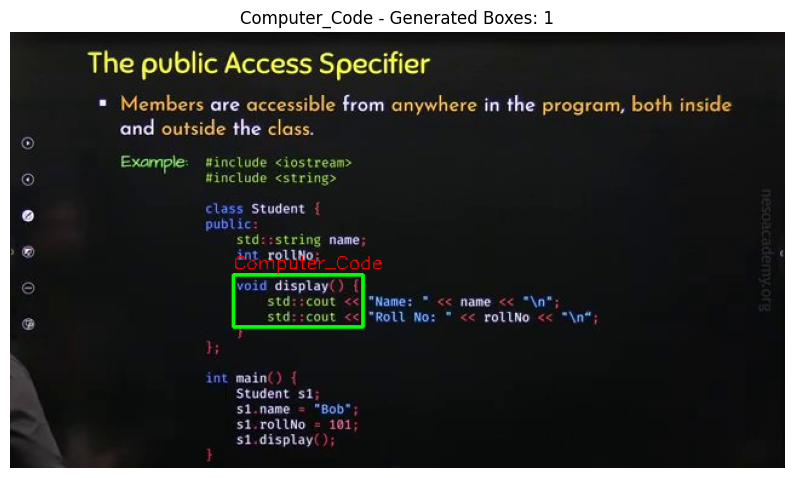
#> input picture data/annotations_detectron/visualizations/Computer_Code_1.png, 794 x 478 px
$ python -i pseudo_box_generator.py   (imports and definitions only)
#> lines starting #> are read from the running program, lines starting #| are printed output that depends on the picture; after the words box and inside, x2 and y2 are one past the last pixel; in counts of white or black regions, pixels touching at a corner belong together
import os
import json
import cv2
import numpy as np
from PIL import Image
from pathlib import Path
import argparse
from typing import List, Tuple, Dict, Optional
import torch
import warnings
# [1 line not run here, left out]

class PseudoBoxGenerator:
    """Optimized heuristic-based pseudo bounding box generator for lecture content"""

    def __init__(self, device: str = 'cpu'):
        """
        Initialize the pseudo box generator

        Args:
            device: 'cpu' or 'cuda' for face detection
        """
        self.device = device
        self.face_cascade = None
        self.text_detector = None
        self._init_detectors()

    def _init_detectors(self):
        """Initialize OpenCV detectors"""
        try:
            # Load face cascade for instructor detection
            cascade_path = cv2.data.haarcascades + 'haarcascade_frontalface_default.xml'
            if os.path.exists(cascade_path):
                self.face_cascade = cv2.CascadeClassifier(cascade_path)

            # Initialize text detector (MSER for equations)
            self.text_detector = cv2.MSER_create(
                _delta=5,
                _min_area=50,
                _max_area=20000,
                _max_variation=0.25
            )
        except Exception as e:
            print(f"Warning: Could not initialize detectors: {e}")

    # [73 lines left out: function detect_equations, not called in this run]

    def detect_diagrams(self, image: np.ndarray) -> List[List[int]]:
        """
        Detect diagram regions using edge detection and shape analysis

        Diagrams typically have:
        - Strong edges
        - Geometric shapes
        - Connected components
        """
        boxes = []

        try:
            if len(image.shape) == 3:
                gray = cv2.cvtColor(image, cv2.COLOR_RGB2GRAY)
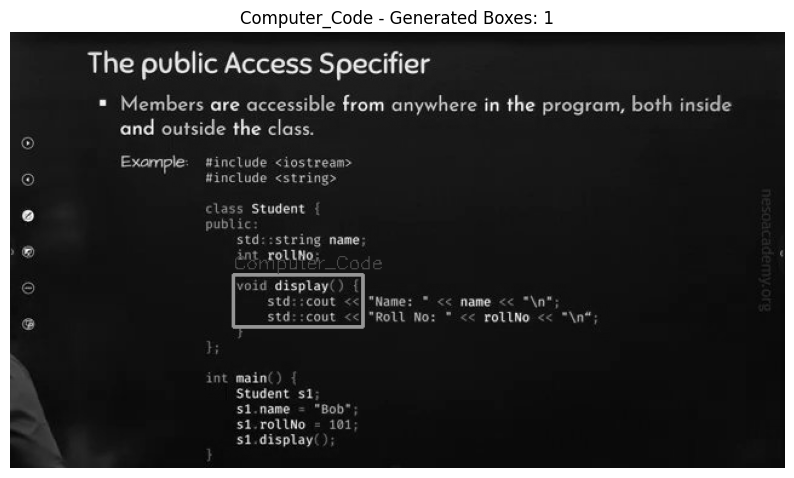
#> gray: shape (478, 794); min 0, max 255, mean 49.6
            else:
                gray = image

            # Edge detection
            edges = cv2.Canny(gray, 50, 150)
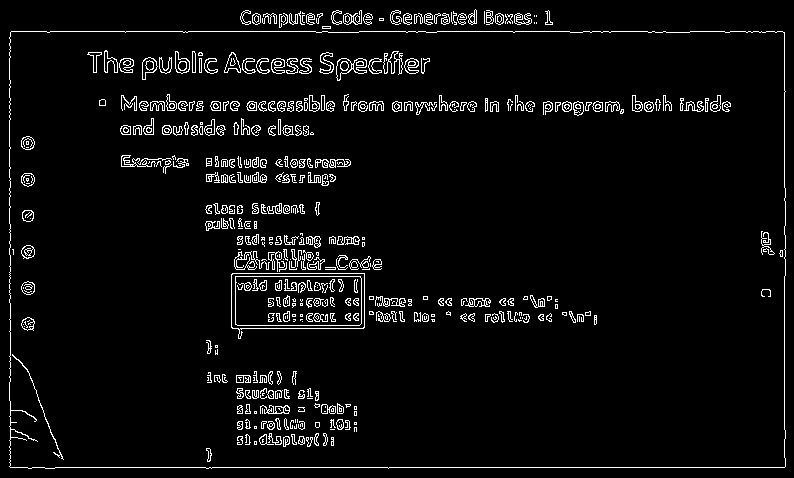
#> edges: shape (478, 794); 4.7% white in thin lines or dots

            # Dilate edges to connect nearby edges
            kernel = np.ones((3, 3), np.uint8)
            dilated = cv2.dilate(edges, kernel, iterations=2)
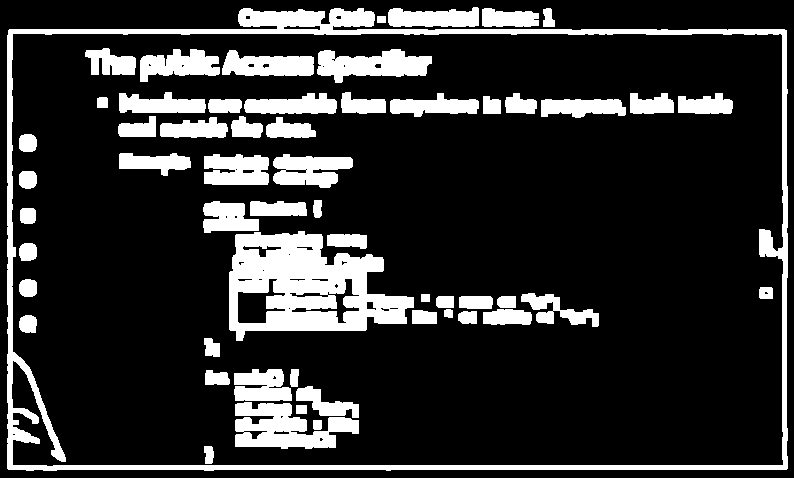
#> dilated: shape (478, 794); 18.1% white; 57 white regions

            # Find contours
            contours, _ = cv2.findContours(dilated, cv2.RETR_EXTERNAL,
                                          cv2.CHAIN_APPROX_SIMPLE)
#> contours = 5 contours; box (x1, y1, x2, y2) and area: (7, 8, 788, 471) 344892, (388, 7, 479, 27) 1358, (482, 8, 539, 27) 809, (543, 8, 555, 27) 150, (377, 16, 386, 23) 48

            for cnt in contours:
                area = cv2.contourArea(cnt)
                if area > 200:  # Minimum area for diagrams
                    x, y, w, h = cv2.boundingRect(cnt)

                    # Filter by shape complexity (diagrams often have complex shapes)
                    perimeter = cv2.arcLength(cnt, True)
                    if perimeter > 0:
                        circularity = 4 * np.pi * area / (perimeter * perimeter)
                        if circularity < 0.8:  # Not too circular
                            boxes.append([x, y, w, h])
#> this loop made 5 passes
#> (area, x, y, w, h, perimeter, circularity) on passes 3 to 5: (809, 482, 8, 57, 19, 158.3, 0.406), (344892, 7, 8, 781, 463, 2708.9, 0.591), (1358.5, 388, 7, 91, 20, 229.5, 0.324)
#> (cnt, area) on pass 1: ([[377, 16], [377, 22], [385, 22], [385, 16]], 48)
#> after the loop, boxes = [[482, 8, 57, 19], [7, 8, 781, 463], [388, 7, 91, 20]]

            # If no boxes found, look for color transitions
            if not boxes:
                boxes = self._detect_color_regions(image)

            # Merge overlapping boxes
            boxes = self._merge_overlapping_boxes(boxes, threshold=0.4)

            if not boxes:
                h, w = image.shape[:2]
                boxes = [[0, 0, w, h]]

        except Exception as e:
            print(f"Diagram detection failed: {e}")
            h, w = image.shape[:2]
            boxes = [[0, 0, w, h]]

        return boxes

    # [141 lines left out: functions detect_instructor, detect_code_snippets, _detect_color_regions, _detect_human_shaped_regions, not called in this run]

    def _calculate_iou(self, box1: List[int], box2: List[int]) -> float:
        """Calculate Intersection over Union for two boxes"""
        x1, y1, w1, h1 = box1
        x2, y2, w2, h2 = box2

        # Calculate coordinates
        x_left = max(x1, x2)
        y_top = max(y1, y2)
        x_right = min(x1 + w1, x2 + w2)
        y_bottom = min(y1 + h1, y2 + h2)

        if x_right < x_left or y_bottom < y_top:
            return 0.0

        intersection_area = (x_right - x_left) * (y_bottom - y_top)
        box1_area = w1 * h1
        box2_area = w2 * h2

        union_area = box1_area + box2_area - intersection_area

        return intersection_area / union_area if union_area > 0 else 0

    def _merge_overlapping_boxes(self, boxes: List[List[int]],
                                threshold: float = 0.3) -> List[List[int]]:
        """Merge overlapping boxes"""
#> called with threshold = 0.4
        if not boxes:
            return []

        boxes = sorted(boxes, key=lambda x: x[2]*x[3], reverse=True)
#> boxes = [[7, 8, 781, 463], [388, 7, 91, 20], [482, 8, 57, 19]]
        merged = []
        used = [False] * len(boxes)
#> used = [False, False, False]

        for i in range(len(boxes)):
            if used[i]:
                continue

            current = boxes[i]
            for j in range(i+1, len(boxes)):
                if used[j]:
                    continue

                if self._calculate_iou(current, boxes[j]) > threshold:
                    # Merge boxes
                    x1 = min(current[0], boxes[j][0])
                    y1 = min(current[1], boxes[j][1])
                    x2 = max(current[0] + current[2], boxes[j][0] + boxes[j][2])
                    y2 = max(current[1] + current[3], boxes[j][1] + boxes[j][3])

                    current = [x1, y1, x2 - x1, y2 - y1]
                    used[j] = True

            merged.append(current)
            used[i] = True
#> this loop made 3 passes
#> after the loop, merged has the same summary as boxes; used = [True, True, True]

        return merged

    # [331 lines left out: functions generate_pseudo_boxes, _detect_table_regions, create_coco_annotation, visualize_sample_boxes, not called in this run]

# [23 lines not run here, left out]

>>> import cv2
>>> picture = cv2.cvtColor(cv2.imread('../../../../../data/annotations_detectron/visualizations/Computer_Code_1.png'), cv2.COLOR_BGR2RGB)
>>> result = PseudoBoxGenerator().detect_diagrams(picture)
#> result has the same summary as boxes in _merge_overlapping_boxes

$ run again, on data/annotations_detectron/visualizations/Equation_1.png
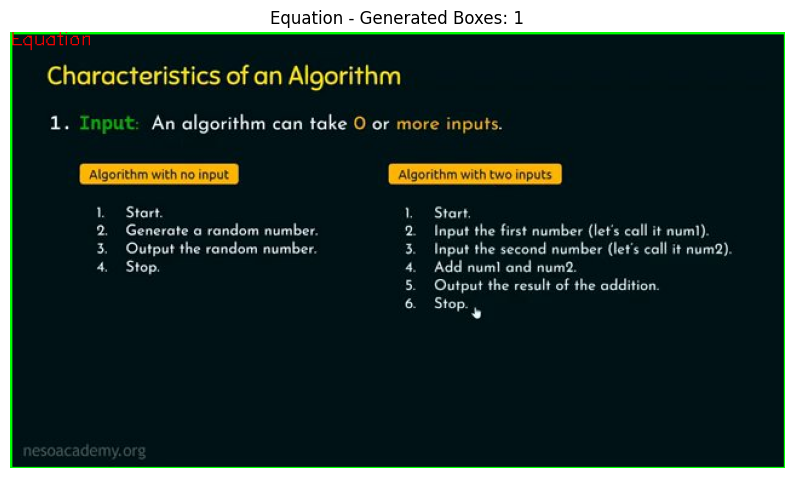
#> input picture data/annotations_detectron/visualizations/Equation_1.png, 794 x 478 px
#> in detect_diagrams, `edges = cv2.Canny(gray, 50, 150)`:
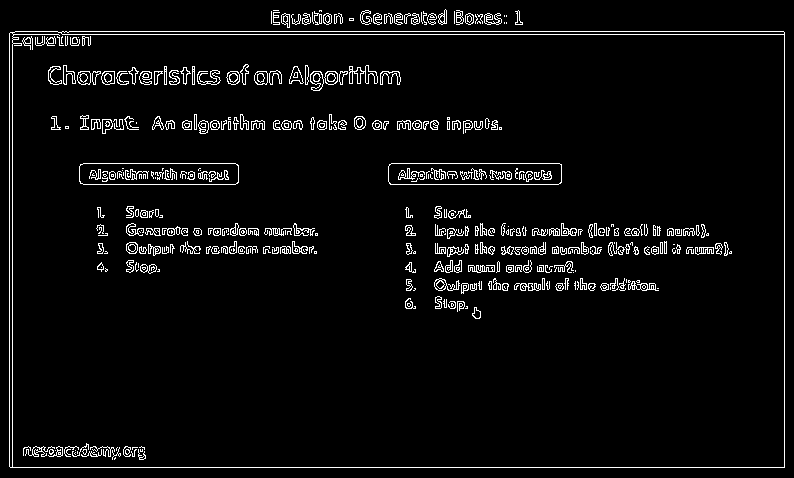
#> edges: shape (478, 794); 4.5% white in thin lines or dots
#> in detect_diagrams, `dilated = cv2.dilate(edges, kernel, iterations=2)`:
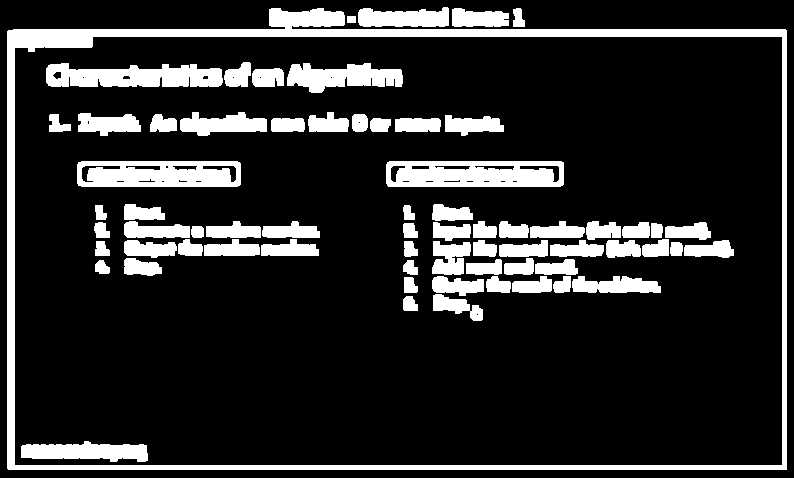
#> dilated: shape (478, 794); 16.7% white; 68 white regions
#> contours = 5 contours; box (x1, y1, x2, y2) and area: (7, 8, 787, 470) 343911, (358, 7, 449, 27) 1358, (452, 8, 509, 27) 809, (513, 8, 525, 27) 150, (347, 16, 356, 23) 48
#> the loop in detect_diagrams, `for cnt in contours:` made 5 passes
#> (area, x, y, w, h, perimeter, circularity) on passes 3 to 5: (809, 452, 8, 57, 19, 158.3, 0.406), (343911, 7, 8, 780, 462, 2619.3, 0.63), (1358.5, 358, 7, 91, 20, 229.5, 0.324)
#> after the loop in detect_diagrams, `for cnt in contours:`: boxes = [[452, 8, 57, 19], [7, 8, 780, 462], [358, 7, 91, 20]]
#> in _merge_overlapping_boxes, `boxes = sorted(boxes, key=lambda x: x[2]*x[3], reverse=True)`: boxes = [[7, 8, 780, 462], [358, 7, 91, 20], [452, 8, 57, 19]]
#> in _merge_overlapping_boxes, `used = [False] * len(boxes)`: used = [False, False, False]
#> the loop in _merge_overlapping_boxes, `for i in range(len(boxes)):` made 3 passes
#> after the loop in _merge_overlapping_boxes, `for i in range(len(boxes)):`: merged has the same summary as boxes; used = [True, True, True]
#> result has the same summary as boxes in _merge_overlapping_boxes
